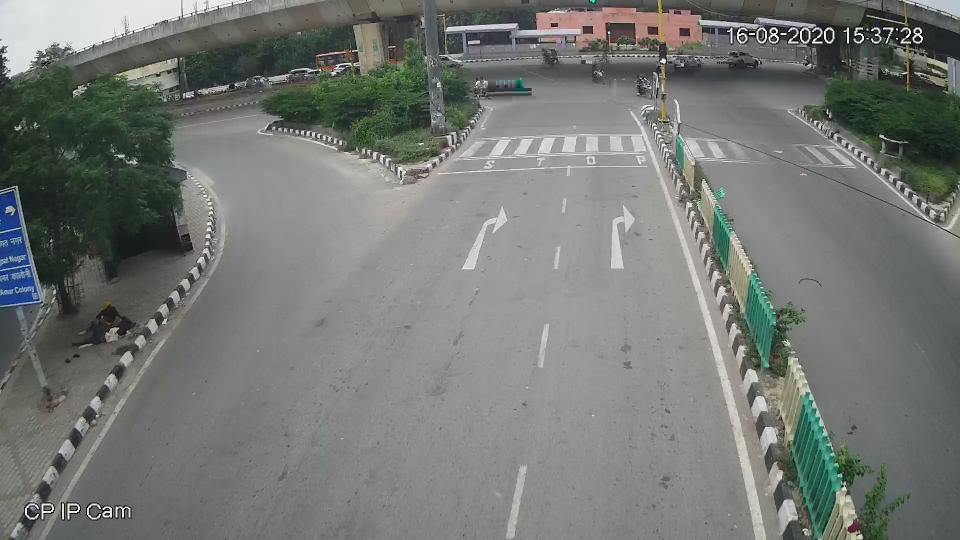
//> input picture empty (1).jpg, 1920 x 1080 px (shown at 1/2 size)
$ ./homography 'empty (1).jpg'   (built with g++ and OpenCV 4)
//> lines starting //> are read from the running program, lines starting //| are printed output that depends on the picture
// Includes
#include "opencv2/opencv.hpp"
#include <iostream>

using namespace std;
using namespace cv;

// Array to store points selected by the user thorugh mouse clicks
vector<Point2f> pts_src;
// Variable to keep track of mouse clicks
int count = 0;

// Opencv function for receiving mouse click and mapping coordinates to variables x and y
void CallBackFunc(int event, int x, int y, int flags, void* userdata)
{
    // If left mouse is clicked
    if  ( event == EVENT_LBUTTONDOWN )
    {
        ::pts_src.push_back(Point2f(x, y)); ::count++;// Count incremented
    }
    // If count = 4 stop accepting more mouse clicks and close the window
    if ( ::count == 4)
    {
        destroyWindow("Original Image");
        return;
    }
}

// main
int main(int argc, char** argv)
{
    // Command line argument validation
    if (argc != 2)
    {
        cout << "Command format: ./output filename\nfor empty image: ./output empty.jpg\nfor traffic image: ./output traffic.jpg" << endl;
        return -1;
    }

    // Variable for extracting image file name from command line argument
    String img_name = argv[1];

    // Read image from file
    Mat img = imread(img_name);
//> img is the input picture: 1080 rows x 1920 cols, CV_8UC3; mean B, G, R 116.9, 120.1, 116.9

    // If fail to read the image
    if ( img.empty() )
    {
        cout << "Error loading the image" << endl;
        return -1;
    }

    // Create a window
    namedWindow("Original Image", 0);
    // resize the window
    resizeWindow("Original Image", 1024, 720);
    // Set the callback function for any mouse event
    setMouseCallback("Original Image", CallBackFunc, NULL);
    // Show image
    imshow("Original Image", img);
    waitKey(0);
//> the left mouse button is pressed and released at (480, 270)
//> the left mouse button is pressed and released at (1440, 270)
//> the left mouse button is pressed and released at (1440, 810)
//> the left mouse button is pressed and released at (480, 810)

    // Array to store points of the destination image
    vector<Point2f> pts_dst;
    // Four points of the image of the destination image used to wrap perspective
    pts_dst.push_back(Point2f(472,52));
    pts_dst.push_back(Point2f(472,830));
    pts_dst.push_back(Point2f(800,830));
    pts_dst.push_back(Point2f(800,52));

    // Calculate Homography
    Mat h = findHomography(::pts_src, pts_dst);

    // Output image test
    Mat im_out;
    // Warp source image to destination based on homography
    warpPerspective(img, im_out, h, {1366 ,748});
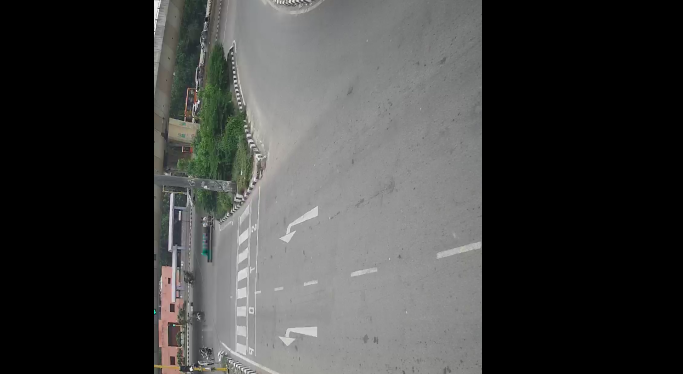
//> im_out: 748 rows x 1366 cols, CV_8UC3 (shown at 1/2 size); mean B, G, R 63, 64, 63.5
    Mat cropped = Mat::zeros(500,200, CV_8UC3);

    // Cropping
    // Array to store points of the destination image used to crop the image
    vector<Point2f> pts_dst2;
    pts_dst2.push_back(Point2f(0,0));
    pts_dst2.push_back(Point2f(0,500));
    pts_dst2.push_back(Point2f(200,500));
    pts_dst2.push_back(Point2f(200,0));
    Mat h1 = findHomography(::pts_src, pts_dst2);
    warpPerspective(img, cropped, h1, cropped.size() );
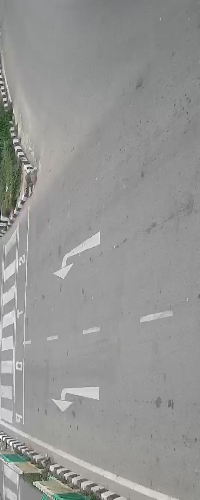
//> cropped: 500 rows x 200 cols, CV_8UC3; mean B, G, R 148.7, 150.2, 149.7

    // Display and save images

    // name of the file to be saved
    img_name = "transformed_" + img_name;
    // Variable to check whether image is saved properly or not
    bool check = imwrite(img_name, im_out);

    // if the image is not saved
    if (check == false) {
        cout << "Couldn't save the image." << endl;
        return -1;
    }

    // name of the file to be saved
    img_name = "cropped_" + img_name;
    // Variable to check whether image is saved properly or not
    check = imwrite(img_name, cropped);

    // if the image is not saved
    if (check == false) {
        cout << "Couldn't save the image." << endl;
        return -1;
    }

    namedWindow("Transformed Image", 0);
    resizeWindow("Transformed Image", 1024, 720);
    imshow("Transformed Image", im_out);
    waitKey(0);
    destroyWindow("Transformed Image");
    namedWindow("Cropped Image", 0);
    resizeWindow("Cropped Image", 1024, 720);
    imshow("Cropped Image", cropped);
    waitKey(0);


    return 0;

}

$ run again, on traffic.jpg
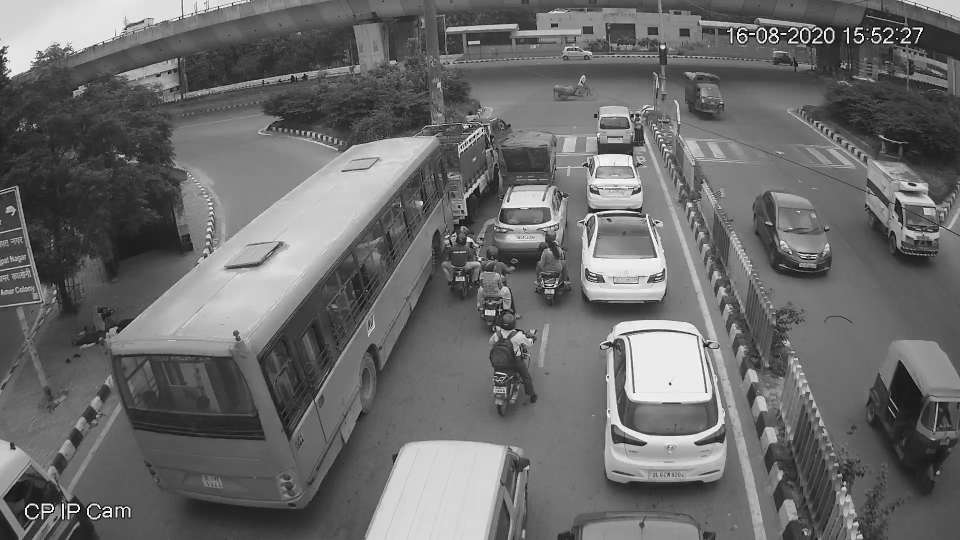
//> input picture traffic.jpg, 1920 x 1080 px (shown at 1/2 size)
//> img is the input picture: 1080 rows x 1920 cols, CV_8UC3; min 0, max 255, mean 106.6
//> `warpPerspective(img, im_out, h, {1366 ,748});`:
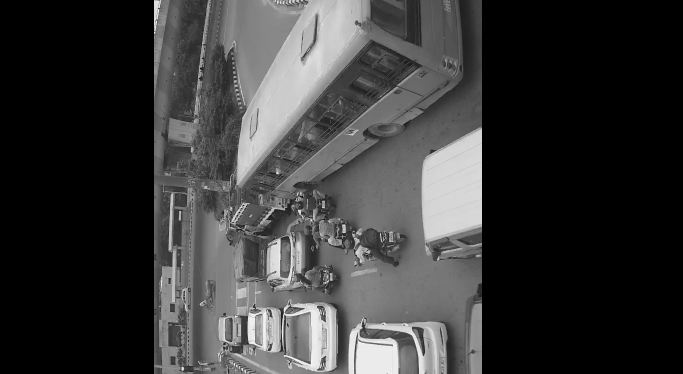
//> im_out: 748 rows x 1366 cols, CV_8UC3 (shown at 1/2 size); min 0, max 255, mean 55.9
//> `warpPerspective(img, cropped, h1, cropped.size() );`:
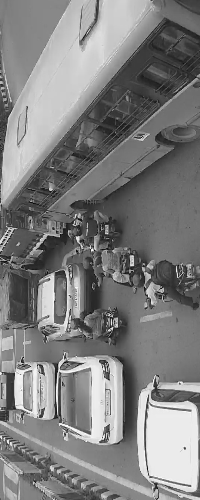
//> cropped: 500 rows x 200 cols, CV_8UC3; min 4, max 255, mean 127.5

$ run again, on dog.png
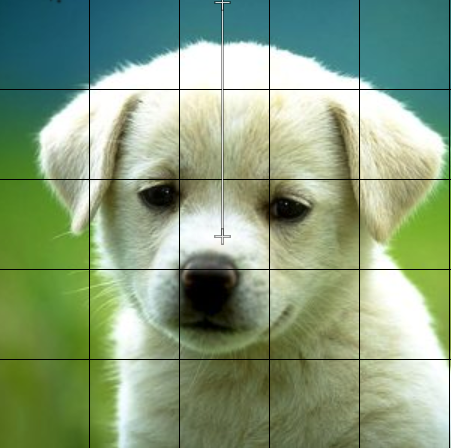
//> input picture dog.png, 451 x 448 px
//> img is the input picture: 448 rows x 451 cols, CV_8UC3; mean B, G, R 125.4, 157.8, 134.8
//> `warpPerspective(img, im_out, h, {1366 ,748});`:
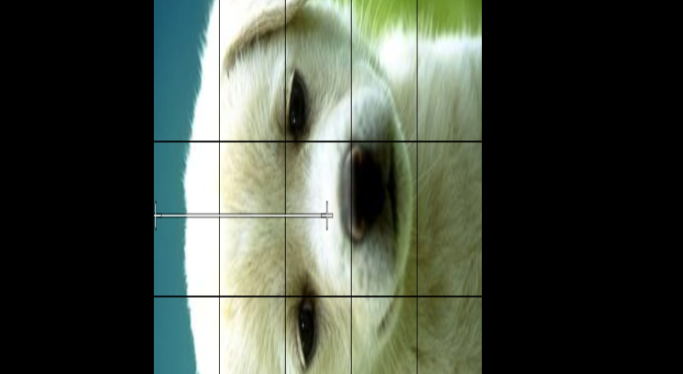
//> im_out: 748 rows x 1366 cols, CV_8UC3 (shown at 1/2 size); mean B, G, R 65.5, 76.4, 69.1
//> `warpPerspective(img, cropped, h1, cropped.size() );`:
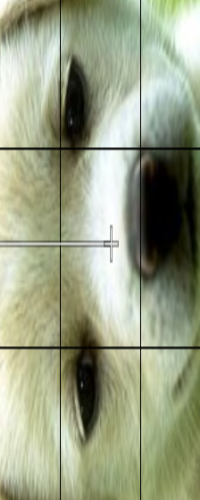
//> cropped: 500 rows x 200 cols, CV_8UC3; mean B, G, R 132.8, 159.6, 152.6
